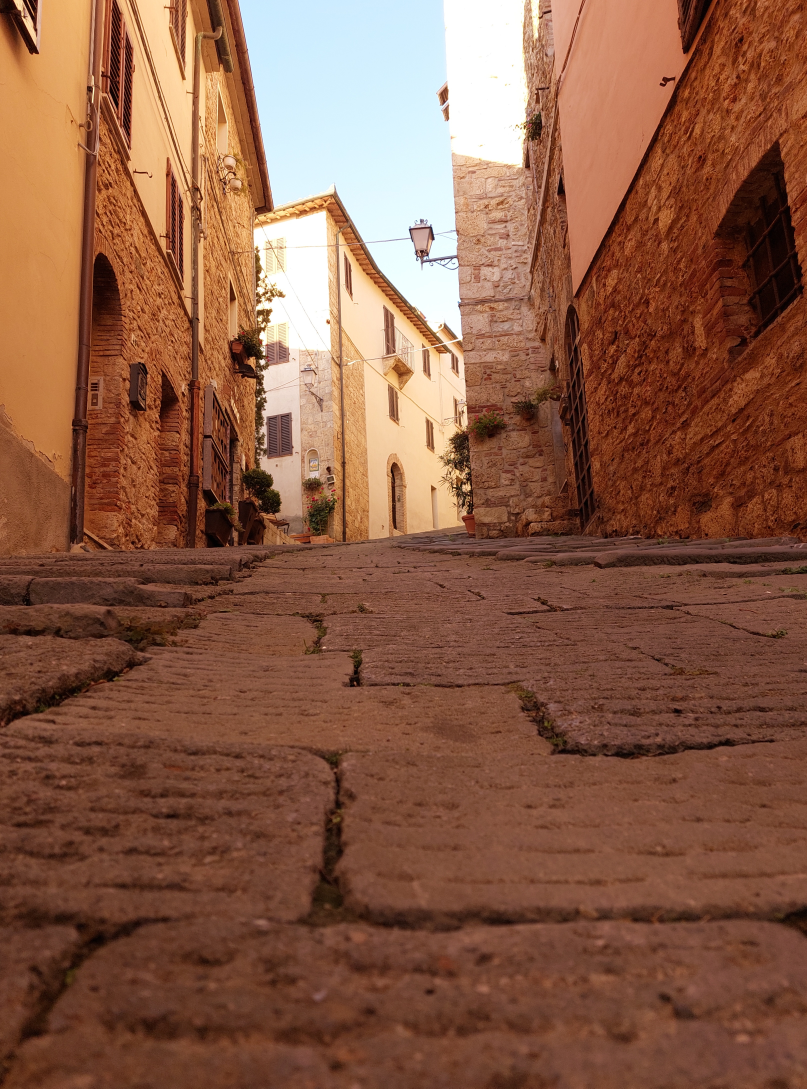
#> input picture gallery/assets/images_1x/allay_2.jpg, 3228 x 4353 px (shown at 1/4 size); its folder holds 4 pictures in this run
$ python resize.py
#> lines starting #> are read from the running program, lines starting #| are printed output that depends on the picture
import os
from PIL import Image, ImageOps

def resize_images(input_folder_path, output_folder_path, resize_factor):
#> called with input_folder_path = 'images_1x/', output_folder_path = 'images_8x', resize_factor = 8
    if not os.path.exists(input_folder_path):
        print(f"the folder \"{input_folder_path}\" does not exist.")
        return

    if not os.path.exists(output_folder_path):
        os.makedirs(output_folder_path)

    for filename in os.listdir(input_folder_path):
        file_path = os.path.join(input_folder_path, filename)

        if os.path.isfile(file_path) and filename.lower().endswith(("png", "jpg", "jpeg", "tiff", "bmp", "gif")):
            try:
                with Image.open(file_path) as image:
#> image is the input picture: PIL image 3228x4353 RGB; mean R, G, B 137.5, 91.7, 69.5
                    image_size = (int(image.width // resize_factor), int(image.height // resize_factor))
#> image_size = (403, 544)

                    image = image.resize(image_size)
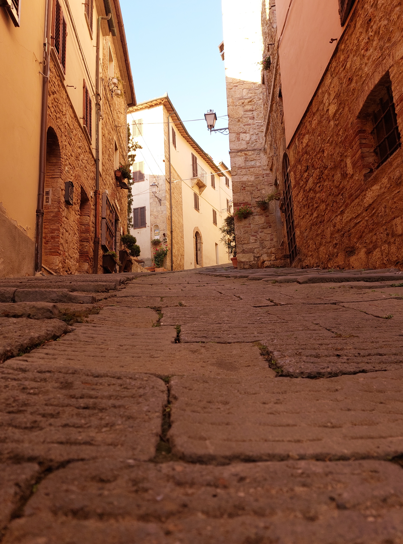
#> image: PIL image 403x544 RGB; mean R, G, B 137.5, 91.7, 69.5
                    image = ImageOps.exif_transpose(image)

                    output_file = os.path.join(output_folder_path, filename)
                    image.save(output_file)
                    print(f"saved resized image (\"{file_path}\") to \"{output_file}\".")
            except Exception as error:
                print(f"failed to process \"{filename}\": {error}")
#> pass 2 of the loop in resize_images, `for filename in os.listdir(input_folder_path):`:
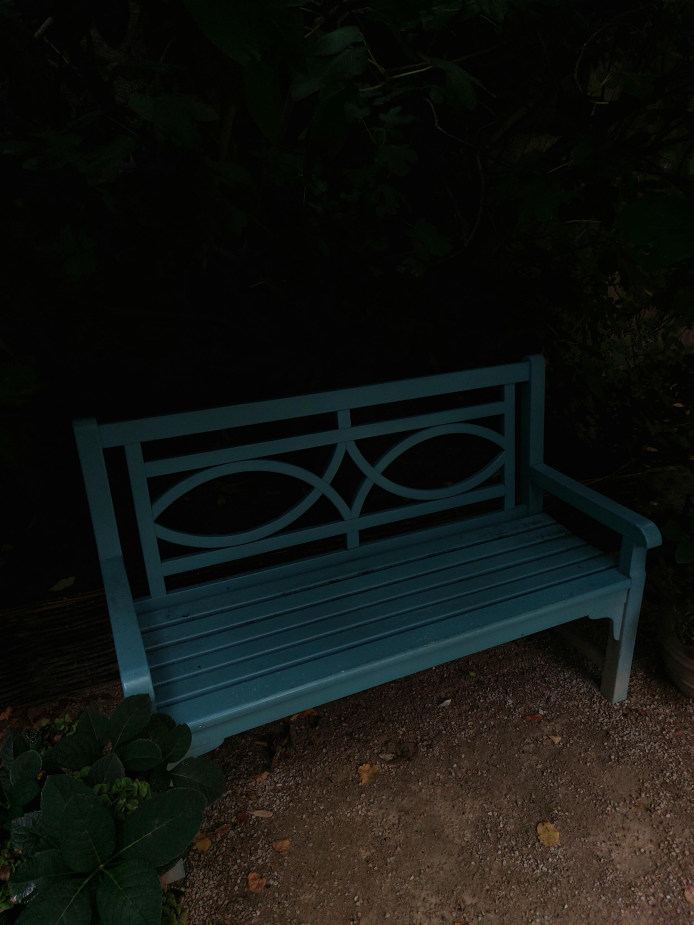
#> input picture gallery/assets/images_1x/bench.jpg, 3468 x 4624 px (shown at 1/5 size)
#> in resize_images, image is the input picture: PIL image 3468x4624 RGB; mean R, G, B 17.6, 20.1, 17.2
#> in resize_images, `image = image.resize(image_size)`:
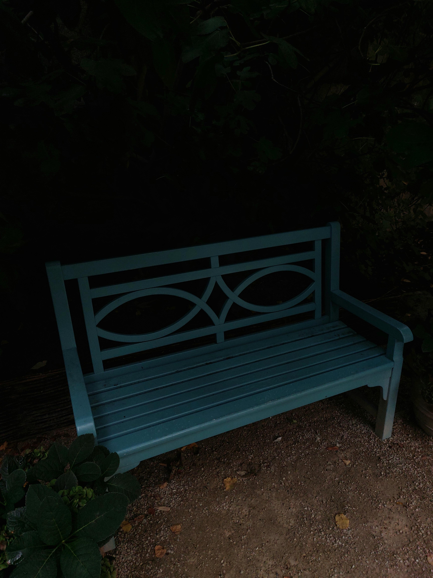
#> image: PIL image 433x578 RGB; mean R, G, B 17.6, 20.1, 17.2
#> pass 3 of the loop in resize_images, `for filename in os.listdir(input_folder_path):`:
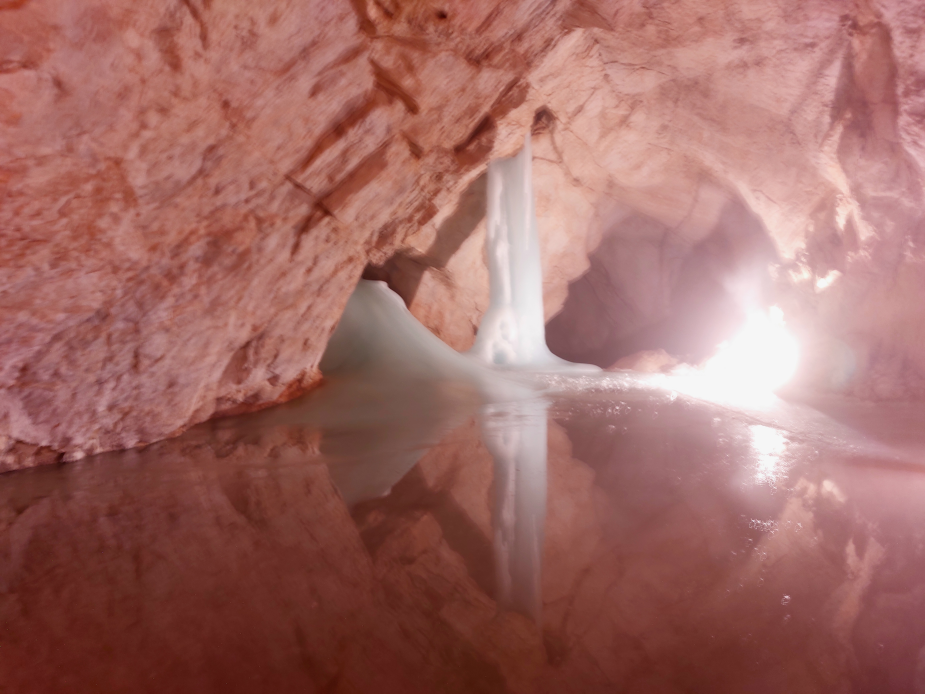
#> input picture gallery/assets/images_1x/cave_1.jpg, 4624 x 3468 px (shown at 1/5 size)
#> in resize_images, image is the input picture: PIL image 4624x3468 RGB; mean R, G, B 160.1, 106.3, 100.6
#> in resize_images, `image = image.resize(image_size)`:
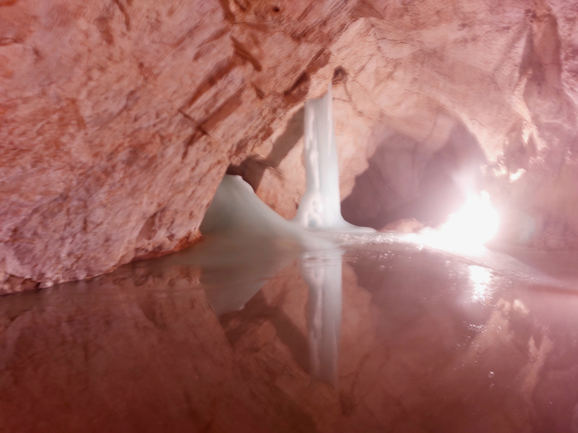
#> image: PIL image 578x433 RGB; mean R, G, B 160.1, 106.3, 100.6
#> the loop made 4 passes; the first 3 are shown

# resize images

print()
print("starting...")
print()

resize_factor = 8
resize_images("images_1x/", f"images_{resize_factor}x", resize_factor)

print()
print("done...")
